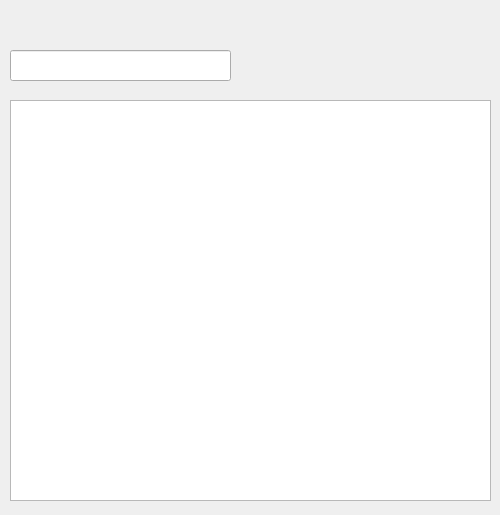
<?xml version="1.0" encoding="UTF-8"?>
<ui version="4.0">
 <class>AttendanceWindow</class>
 <widget class="QMainWindow" name="AttendanceWindow">
  <property name="geometry">
   <rect>
    <x>0</x>
    <y>0</y>
    <width>500</width>
    <height>515</height>
   </rect>
  </property>
  <property name="minimumSize">
   <size>
    <width>500</width>
    <height>515</height>
   </size>
  </property>
  <property name="maximumSize">
   <size>
    <width>500</width>
    <height>515</height>
   </size>
  </property>
  <property name="windowTitle">
   <string>Attendance History</string>
  </property>
  <property name="windowIcon">
   <iconset>
    <normaloff>../icons/favicon.png</normaloff>../icons/favicon.png</iconset>
  </property>
  <widget class="QWidget" name="centralwidget">
   <widget class="QTableWidget" name="attendance_table">
    <property name="geometry">
     <rect>
      <x>10</x>
      <y>100</y>
      <width>481</width>
      <height>401</height>
     </rect>
    </property>
   </widget>
   <widget class="QLabel" name="label">
    <property name="geometry">
     <rect>
      <x>400</x>
      <y>10</y>
      <width>91</width>
      <height>81</height>
     </rect>
    </property>
    <property name="text">
     <string/>
    </property>
    <property name="pixmap">
     <pixmap>../icons/678120-calendar-clock-512.png</pixmap>
    </property>
    <property name="scaledContents">
     <bool>true</bool>
    </property>
   </widget>
   <widget class="QLineEdit" name="search_lineEdit">
    <property name="geometry">
     <rect>
      <x>10</x>
      <y>50</y>
      <width>221</width>
      <height>31</height>
     </rect>
    </property>
    <property name="font">
     <font>
      <family>Arial</family>
      <pointsize>12</pointsize>
     </font>
    </property>
    <property name="text">
     <string/>
    </property>
   </widget>
   <widget class="QLabel" name="label_2">
    <property name="geometry">
     <rect>
      <x>230</x>
      <y>50</y>
      <width>31</width>
      <height>31</height>
     </rect>
    </property>
    <property name="text">
     <string/>
    </property>
    <property name="pixmap">
     <pixmap>../icons/search (1).png</pixmap>
    </property>
    <property name="scaledContents">
     <bool>true</bool>
    </property>
   </widget>
  </widget>
 </widget>
 <resources/>
 <connections/>
</ui>
